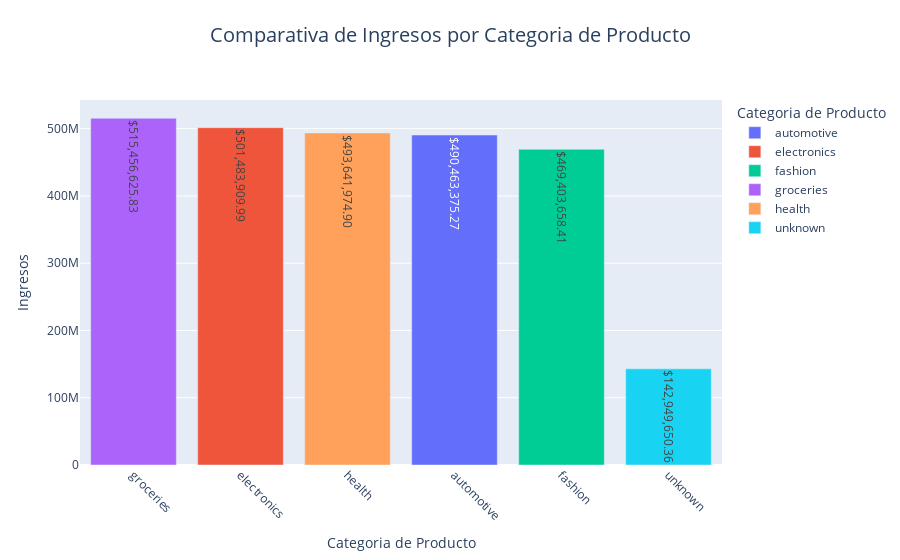

Here is the notebook cell this chart was saved with:
### Code cell
# Agrupar los datos por 'Channel' y sumar 'Revenue'
product_revenue = df2.groupby('Product_Category')['Revenue'].sum().reset_index()

# Crear el gráfico de barras comparativo
fig = px.bar(
    product_revenue,
    x='Product_Category',
    y='Revenue',
    title='Comparativa de Ingresos por Categoria de Producto',
    labels={
        'Product_Category': 'Categoria de Producto',
        'Revenue': 'Ingresos'
    },
    color='Product_Category',
    text='Revenue'  # Añade etiquetas con los valores
)

# Mejorar la visualización
fig.update_traces(texttemplate='$%{text:,.2f}', textposition='inside')
fig.update_layout(
    uniformtext_minsize=8,
    uniformtext_mode='hide',
    xaxis_title='Categoria de Producto',
    yaxis_title='Ingresos',
    title={
        'y':0.95,
        'x':0.5,
        'xanchor': 'center',
        'yanchor': 'top'
    },
    title_font_size=20
)

# Rotar etiquetas del eje X para mejor legibilidad
fig.update_xaxes(tickangle=45, categoryorder='total descending')

# Mostrar el gráfico
fig.show()

### Figure 1 — Plotly figure (JSON) as saved in the notebook; plotly's stock layout.template omitted (floating-point values rounded to 4 significant figures)
{"data": [{"alignmentgroup": "True", "hovertemplate": "Categoria de Producto=%{x}<br>Ingresos=%{text}<extra></extra>", "legendgroup": "automotive", "marker": {"color": "#636efa", "pattern": {"shape": ""}}, "name": "automotive", "offsetgroup": "automotive", "orientation": "v", "showlegend": true, "text": [490500000.0], "textposition": "inside", "texttemplate": "$%{text:,.2f}", "type": "bar", "x": ["automotive"], "xaxis": "x", "y": [490500000.0], "yaxis": "y"}, {"alignmentgroup": "True", "hovertemplate": "Categoria de Producto=%{x}<br>Ingresos=%{text}<extra></extra>", "legendgroup": "electronics", "marker": {"color": "#EF553B", "pattern": {"shape": ""}}, "name": "electronics", "offsetgroup": "electronics", "orientation": "v", "showlegend": true, "text": [501500000.0], "textposition": "inside", "texttemplate": "$%{text:,.2f}", "type": "bar", "x": ["electronics"], "xaxis": "x", "y": [501500000.0], "yaxis": "y"}, {"alignmentgroup": "True", "hovertemplate": "Categoria de Producto=%{x}<br>Ingresos=%{text}<extra></extra>", "legendgroup": "fashion", "marker": {"color": "#00cc96", "pattern": {"shape": ""}}, "name": "fashion", "offsetgroup": "fashion", "orientation": "v", "showlegend": true, "text": [469400000.0], "textposition": "inside", "texttemplate": "$%{text:,.2f}", "type": "bar", "x": ["fashion"], "xaxis": "x", "y": [469400000.0], "yaxis": "y"}, {"alignmentgroup": "True", "hovertemplate": "Categoria de Producto=%{x}<br>Ingresos=%{text}<extra></extra>", "legendgroup": "groceries", "marker": {"color": "#ab63fa", "pattern": {"shape": ""}}, "name": "groceries", "offsetgroup": "groceries", "orientation": "v", "showlegend": true, "text": [515500000.0], "textposition": "inside", "texttemplate": "$%{text:,.2f}", "type": "bar", "x": ["groceries"], "xaxis": "x", "y": [515500000.0], "yaxis": "y"}, {"alignmentgroup": "True", "hovertemplate": "Categoria de Producto=%{x}<br>Ingresos=%{text}<extra></extra>", "legendgroup": "health", "marker": {"color": "#FFA15A", "pattern": {"shape": ""}}, "name": "health", "offsetgroup": "health", "orientation": "v", "showlegend": true, "text": [493600000.0], "textposition": "inside", "texttemplate": "$%{text:,.2f}", "type": "bar", "x": ["health"], "xaxis": "x", "y": [493600000.0], "yaxis": "y"}, {"alignmentgroup": "True", "hovertemplate": "Categoria de Producto=%{x}<br>Ingresos=%{text}<extra></extra>", "legendgroup": "unknown", "marker": {"color": "#19d3f3", "pattern": {"shape": ""}}, "name": "unknown", "offsetgroup": "unknown", "orientation": "v", "showlegend": true, "text": [142900000.0], "textposition": "inside", "texttemplate": "$%{text:,.2f}", "type": "bar", "x": ["unknown"], "xaxis": "x", "y": [142900000.0], "yaxis": "y"}], "layout": {"barmode": "relative", "legend": {"title": {"text": "Categoria de Producto"}, "tracegroupgap": 0}, "title": {"font": {"size": 20}, "text": "Comparativa de Ingresos por Categoria de Producto", "x": 0.5, "xanchor": "center", "y": 0.95, "yanchor": "top"}, "uniformtext": {"minsize": 8, "mode": "hide"}, "xaxis": {"anchor": "y", "categoryarray": ["automotive", "electronics", "fashion", "groceries", "health", "unknown"], "categoryorder": "total descending", "domain": [0, 1], "tickangle": 45, "title": {"text": "Categoria de Producto"}}, "yaxis": {"anchor": "x", "domain": [0, 1], "title": {"text": "Ingresos"}}}}
